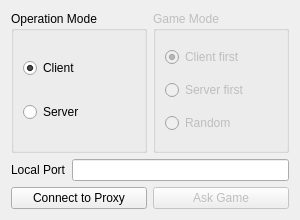
<?xml version="1.0" encoding="UTF-8"?>
<ui version="4.0">
 <class>NetworkWidget</class>
 <widget class="QWidget" name="NetworkWidget">
  <property name="geometry">
   <rect>
    <x>0</x>
    <y>0</y>
    <width>300</width>
    <height>220</height>
   </rect>
  </property>
  <property name="sizePolicy">
   <sizepolicy hsizetype="Fixed" vsizetype="Fixed">
    <horstretch>0</horstretch>
    <verstretch>0</verstretch>
   </sizepolicy>
  </property>
  <property name="minimumSize">
   <size>
    <width>300</width>
    <height>220</height>
   </size>
  </property>
  <property name="maximumSize">
   <size>
    <width>300</width>
    <height>220</height>
   </size>
  </property>
  <property name="windowTitle">
   <string>Network Settings</string>
  </property>
  <layout class="QVBoxLayout" name="verticalLayout_2">
   <item>
    <layout class="QHBoxLayout" name="horizontalLayout_2">
     <item>
      <widget class="QGroupBox" name="groupBoxOperationMode">
       <property name="title">
        <string>Operation Mode</string>
       </property>
       <layout class="QVBoxLayout" name="verticalLayout_3">
        <item>
         <widget class="QRadioButton" name="radioButtonClientOperation">
          <property name="text">
           <string>Client</string>
          </property>
          <property name="checked">
           <bool>true</bool>
          </property>
         </widget>
        </item>
        <item>
         <widget class="QRadioButton" name="radioButtonServerOperation">
          <property name="text">
           <string>Server</string>
          </property>
          <property name="checked">
           <bool>false</bool>
          </property>
         </widget>
        </item>
       </layout>
      </widget>
     </item>
     <item>
      <widget class="QGroupBox" name="groupBoxGameMode">
       <property name="enabled">
        <bool>false</bool>
       </property>
       <property name="toolTip">
        <string/>
       </property>
       <property name="toolTipDuration">
        <number>-1</number>
       </property>
       <property name="title">
        <string>Game Mode</string>
       </property>
       <layout class="QVBoxLayout" name="verticalLayout">
        <item>
         <widget class="QRadioButton" name="radioButtonClientFirst">
          <property name="text">
           <string>Client first</string>
          </property>
          <property name="checked">
           <bool>true</bool>
          </property>
         </widget>
        </item>
        <item>
         <widget class="QRadioButton" name="radioButtonServerFirst">
          <property name="text">
           <string>Server first</string>
          </property>
         </widget>
        </item>
        <item>
         <widget class="QRadioButton" name="radioButtonRandom">
          <property name="text">
           <string>Random</string>
          </property>
         </widget>
        </item>
       </layout>
      </widget>
     </item>
    </layout>
   </item>
   <item>
    <layout class="QGridLayout" name="gridLayout">
     <item row="0" column="2">
      <widget class="QLineEdit" name="lineEditLocalPort"/>
     </item>
     <item row="0" column="0">
      <widget class="QLabel" name="labelLocalPort">
       <property name="text">
        <string>Local Port</string>
       </property>
      </widget>
     </item>
    </layout>
   </item>
   <item>
    <layout class="QHBoxLayout" name="horizontalLayout">
     <item>
      <widget class="QPushButton" name="buttonConnect">
       <property name="text">
        <string>Connect to Proxy</string>
       </property>
      </widget>
     </item>
     <item>
      <widget class="QPushButton" name="buttonStartGame">
       <property name="enabled">
        <bool>false</bool>
       </property>
       <property name="text">
        <string>Ask Game</string>
       </property>
      </widget>
     </item>
    </layout>
   </item>
  </layout>
 </widget>
 <resources/>
 <connections/>
</ui>
